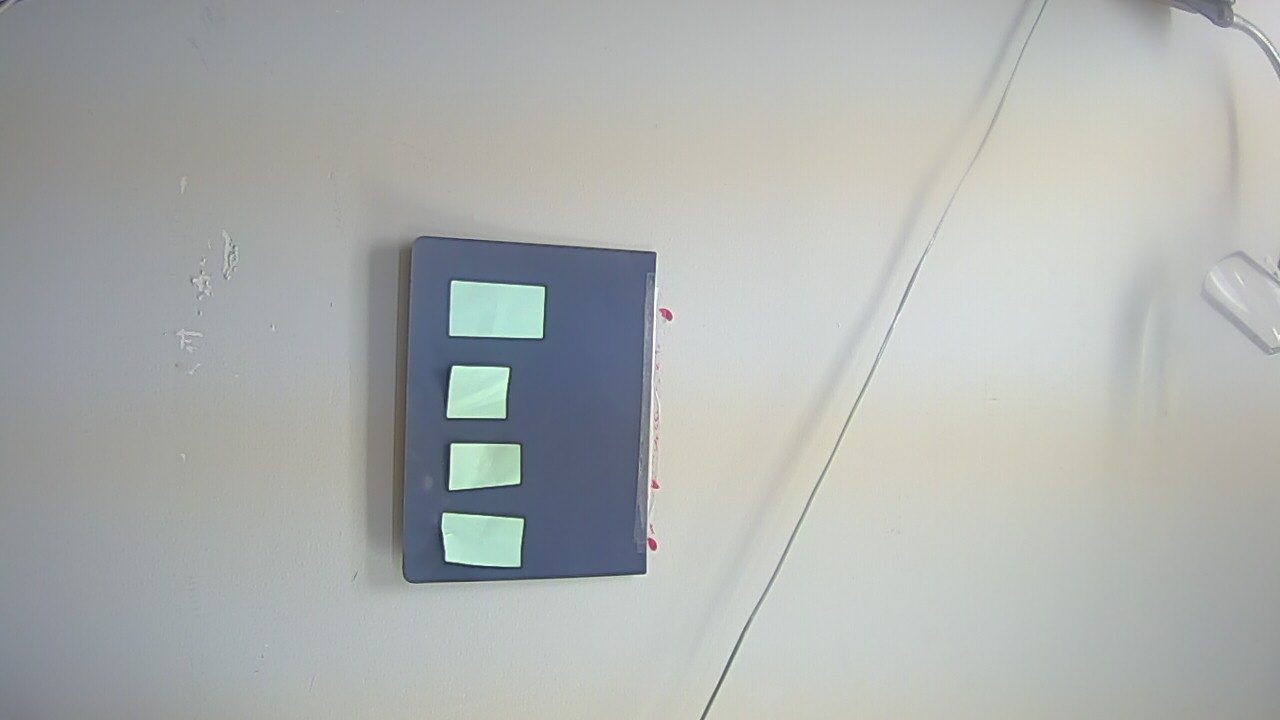
#> input picture evostat.jpg, 1280 x 720 px; its folder holds only this picture in this run
$ python -i center.py   (imports and definitions only)   (Python 2 division)   (older library calls are emulated)
#> lines starting #> are read from the running program, lines starting #| are printed output that depends on the picture
#!/usr/bin/python -u
#!C:/cygwin/Python27/python -u
#!C:/Python27/python -u
# Regions lead with y  (y1,x1,y2,x2) where (y1,x1) is (uppermost,leftmost)
# OpenCV blob,contour algorithms return (X,Y,Width,Height) not(x,y,x2,y2)
#

from __future__ import print_function
from contrast import makeTkSliders

import sys, os, time, socket, subprocess, re, traceback
import datetime
from os  import popen
import glob
import base64, urllib2
from suppress_stdout_stderr import suppress_stdout_stderr
import numpy as np
import cv2
import cv2.cv as cv
import evocv2
from util import *

ip      = '172.16.3.234'
userpwd = '&user=scrapsec&pwd=lakewould'
picCmd  = '/snapshot.cgi?resolution=32&user=admin&pwd=lakewould'
brightCmd   = '/camera_control.cgi?param=1&value=1' # Range 1-9
contrastCmd = '/camera_control.cgi?param=2&value=6' # Range 1-6

kernal = np.ones((2,2),np.uint8)
alpha   = np.array([  1.2 ])
beta    = np.array([ -60 ])
theta = 1
phi = 1

logging = False

def plog(s) :
    if (logging):
        print(s)

# [61 lines left out: functions lightLevel, ledMode, moveCamera, grabFrame, not called in this run]

#                   UP          DOWN        LEFT         RIGHT
#
keycmds  = { 65362 : 0, 65364 : 2, 65363: 4, 65361 : 6 }
textcmds = { 'up' : 0, 'down': 2, 'left': 4, 'right' : 6 }

# [57 lines left out: functions showUser, nearest_error, monoblobs, erodeDilate, not called in this run]

def contrast(image, iter=1, scale=1.4, offset=-70) :
    if (image == None) :
        plog("contrast called with null Image")
    for i in range(iter) :
        plog("Try contrast "+str((iter,scale,offset)))
        if (image == None) :
            plog("contrast loop: Image is None")
        else :
            showUser(image)
            image = cv2.add(cv2.multiply(image,scale),offset)
            if (image == None) :
                plog( "image(None) after add/mulitply in contrast!")
        image = erodeDilate(image, 1, 1, 1)
    showUser(image)
    (ret,img) = cv2.threshold(image, 127, 255, cv2.THRESH_BINARY)
    if (ret == False) :
        plog( "Thresholding failed?")
        return None
    if (img == None) :
        plog( "img is None after binary threshold in contrast")
    showUser(img)
    return img

# [61 lines not run here, left out]


>>> import cv2
>>> picture = cv2.imread('evostat.jpg', cv2.IMREAD_GRAYSCALE)
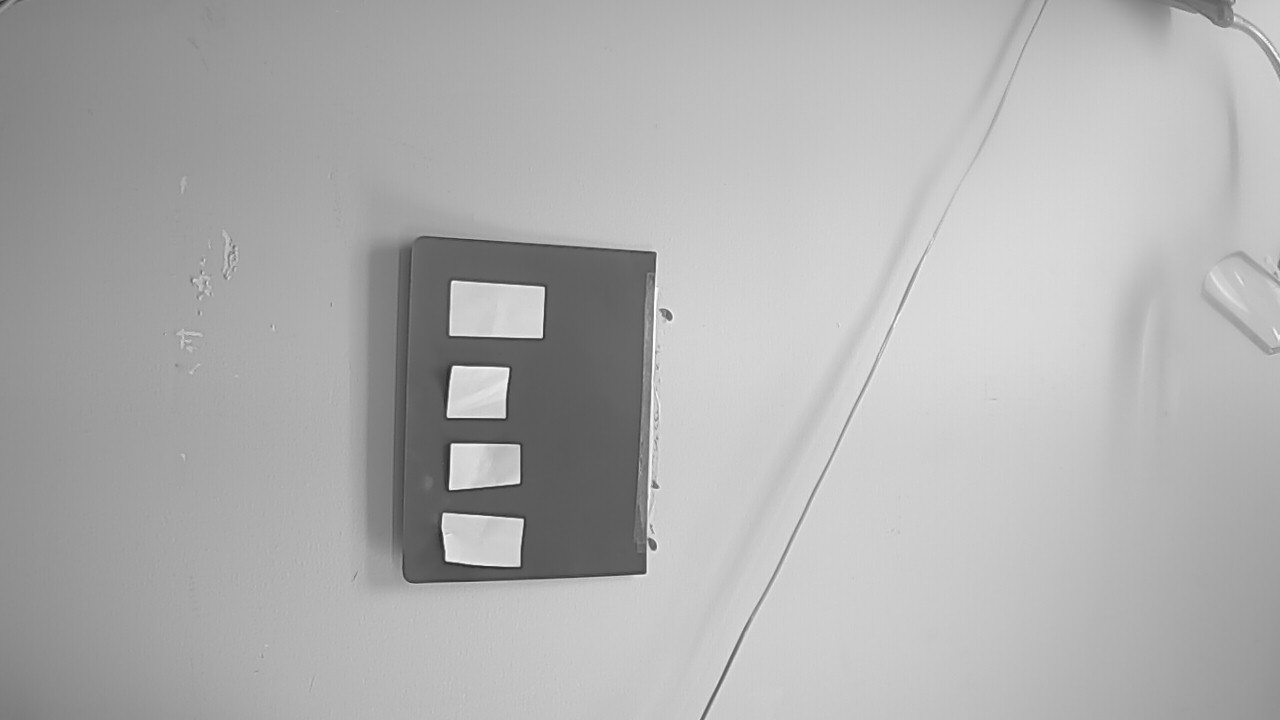
#> picture: shape (720, 1280); min 37, max 255, mean 175.4
>>> result = contrast(picture)
#> (the run stopped early here; a loop or call above may not have finished)
